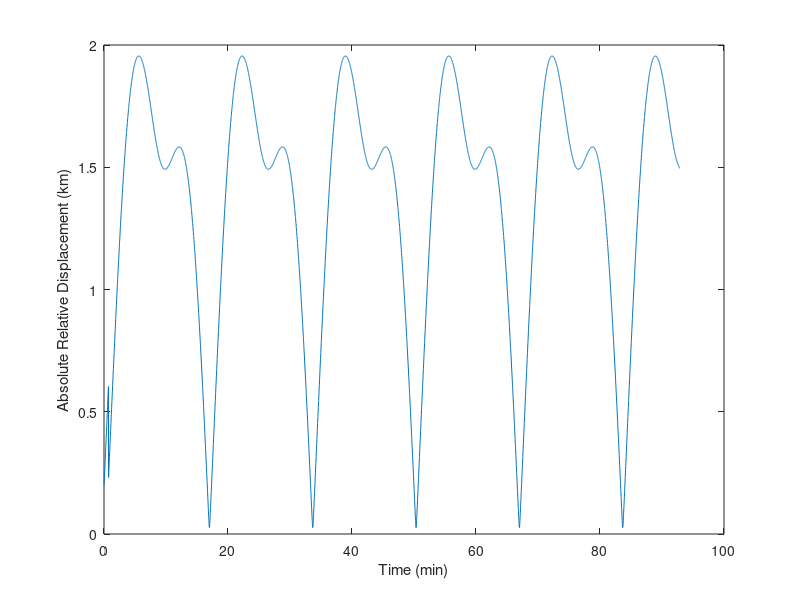
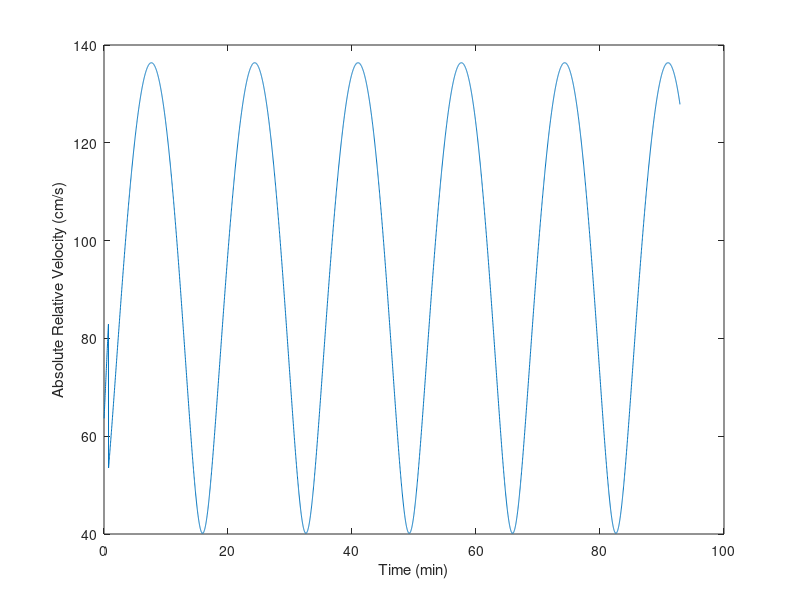
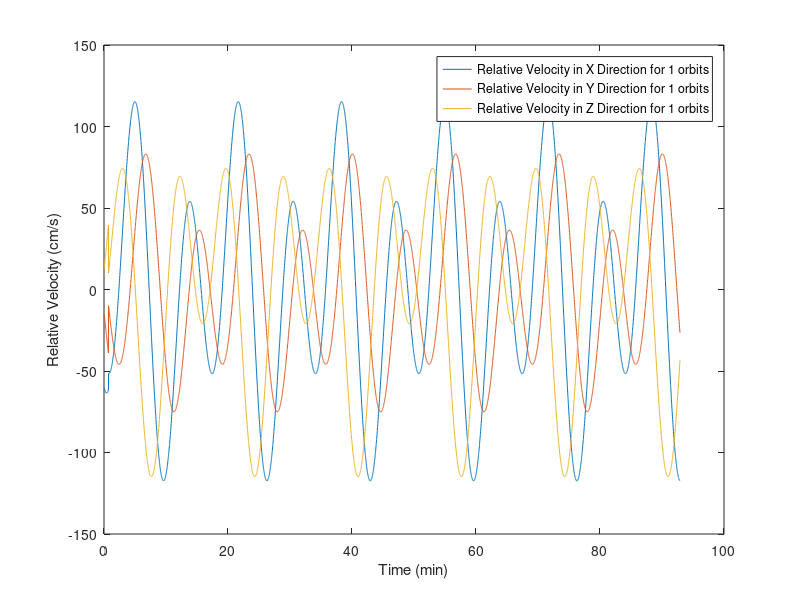
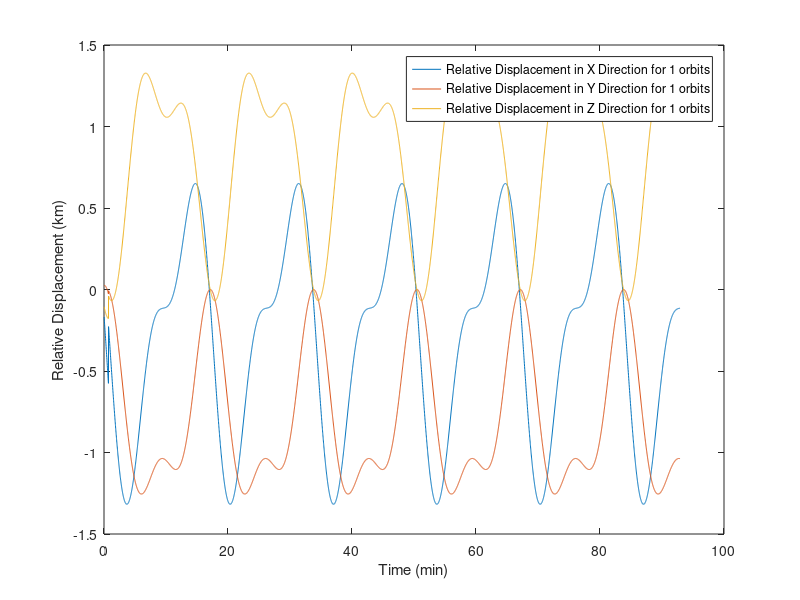

Here is the MATLAB script that generated these plots, in order:
%=======================Rascal Senior Design===============================
%============================RCL-C-NAV3====================================
%=======================Author: Tom Moline=================================
%=====================Approval: Nate Richard===============================
%=====================Revision: - =========================================
%===============Last Edit Date: October 21, 2013===========================

%============================Summary=======================================
%This script plots the orbits of two spacecraft over a specified period of
%time, provided an inital relative velocity vector and relative position.

%============================Inputs========================================
% rd_ = Inital Relative Displacement Vector, [x;y;z] (km)
% vd_ = Initial Relative Velocity Vector, [vx;vy;vz] (km/s)
% r_=Inital Displacement Vector Relative to Earth Focal Point [x;y;z](km) 
% v_=Inital Velocity Vector Relative to Earth Focal Point [vx;vy;vz] (km/s)
% t = Time over Which to Plot Results
%
% Note: All variables with an underscore are vectors 
 

%===========================Outputs========================================
% Plot of orbits over a specified time

%==========================Begin Code======================================

clear
clc

%========================Define Constants==================================

mew = 398600; %Gravity Constant for Earth
re=6371; % Radius of Earth, km

%=========================Define Inital Conditions=========================

r_ = [3212.59    4572    -3877.23]; % km
v_ = [-6.379    1.003    -4.106]; % km/s
dr_=[0 0 0]; %km
dv_=[0.0005 0 0]; %km/s

for i=1:3
    r_(2,i)=r_(1,i)+dr_(1,i);
    v_(2,i)=v_(1,i)+dv_(1,i);
end

%======================Find Period of Orbit================================
for i=1:2
    r(i) = sqrt( r_(i,1)^2+r_(i,2)^2+r_(i,3)^2);
    a(i)= r(i)/(2-((r(i)*(v_(i,1)^2+v_(i,2)^2+v_(i,3)^2))/mew));
    T(i)=(2*pi)/sqrt(mew)*a(i)^(3/2);
    t(i)=T(i)/1000;
end

%===========================Define Plot Range==============================

plotrange=T(1);

for i=1:2
%===================Find Specific Momentum Vector==========================
    tempr_=[r_(i,1) r_(i,2) r_(i,3)];
    tempv_=[v_(i,1) v_(i,2) v_(i,3)];
    v(i)=sqrt(dot(tempv_,tempv_));
    htemp_ = cross(tempr_,tempv_);
    h(i) = sqrt(dot(htemp_,htemp_));
%========================Find Eccentricity=================================
    tempe_ = (1/mew)*((v(i)^2-(mew/r(i)))*tempr_-dot(tempr_,tempv_)*tempv_);
    e(i)=sqrt(dot(tempe_,tempe_));
%===========================Find Semi-Major Axis===========================
    tempN_ = cross([0 0 1], htemp_);
    N(i) = sqrt(dot(tempN_,tempN_));

%========================Find Argument of Perigee==========================
    if(tempe_(3) < 0)
        w(i)=2*pi() - w;
    else
        w(i) = acos(dot(tempN_,tempe_)/(N(i)*e(i)));
    end

%=========================Find True Anomaly================================
    theta(i)= acos(dot(tempe_,tempr_)/(e(i)*r(i)));
    if (theta < 0)
        theta(i) = 2*pi-theta;
    else
        theta(i)=theta(i);
    end
%===========================Find Inclination===============================
    inc(i) = acos( htemp_(3) / h(i));
%===============Find Longitude of Ascending Node===========================
    if( tempN_(2) < 0)
        omega(i) = 2*pi - acos(tempN_(1)/N(i));
    else
        omega(i) = acos(tempN_(1)/N(i));
    end

%========================Find Mean Anomaly=================================
    Mnot(i) = 2*atan(sqrt((1-e(i))/(1+e(i)))*tan(theta(i)/2))-(e(i)*sqrt(1-e(i)^2)*sin(theta(i)))/(1+e(i)*cos(theta(i)));
    Enot(i) = acos((e(i)+cos(theta(i)))/(1+e(i)*cos(theta(i))));
    E=Enot(i);
    M=Mnot(i);
    
%=========================Create Perifocal Transformation Matrix===========
    QXx_=[-sin(omega(i))*cos(inc(i))*sin(w(i))+cos(omega(i))*cos(w(i)), cos(omega(i))*cos(inc(i))*sin(w(i))+sin(omega(i))*cos(w(i)), sin(inc(i))*sin(w(i));...
            -sin(omega(i))*cos(inc(i))*cos(w(i))-cos(omega(i))*sin(w(i)), cos(omega(i))*cos(inc(i))*cos(w(i))-sin(omega(i))*sin(w(i)), sin(inc(i))*cos(w(i));...
            sin(omega(i))*sin(inc(i)), -cos(omega(i))*sin(inc(i)), cos(inc(i))];
    
%===========================Create Geocentric Transformation Matrix========
    QxX_=[-sin(omega(i))*cos(inc(i))*sin(w(i))+cos(omega(i))*cos(w(i)), -sin(omega(i))*cos(inc(i))*cos(w(i))-cos(omega(i))*sin(w(i)), sin(omega(i))*sin(inc(i));...
            cos(omega(i))*cos(inc(i))*sin(w(i))+sin(omega(i))*cos(w(i)), cos(omega(i))*cos(inc(i))*cos(w(i))-sin(omega(i))*sin(w(i)), -cos(omega(i))*sin(inc(i));...
            sin(w(i))*sin(inc(i)), cos(w(i))*sin(inc(i)), cos(inc(i))];
    

    for k=1:plotrange
%========================Find Eccentric Anomaly============================
        E_ratio=1;
        M = M + sqrt(mew/a(i)^3)*(t(i));
        if M<pi
            E=M+e/2;
        else
            E=M-e/2; 
        end
    
        while E_ratio>10^-8
            E_new=E-e(i)*sin(E)-M;
            E_prime=1-e(i)*cos(E);
            E_ratio=E_new/E_prime;
            E=E-E_ratio;
        end
        thetatemp=2*atan(sqrt((1+e(i))/(1-e(i)))*tan(E(1)/2));
        rp_=(h(i)^2/mew)*(1/(1+e(i)*cos(thetatemp)))*[cos(thetatemp);sin(thetatemp);0];
        vp_=(mew/h(i))*[-sin(thetatemp);e(i)+cos(thetatemp);0];

%==============================Define Perifocal Quantities=================
        r_temp=QxX_*rp_;
        v_temp=QxX_*vp_;
    
        rtemp_=r_temp.';
        vtemp_=v_temp.';
    
        x(i,k)=rtemp_(1);
        y(i,k)=rtemp_(2);
        z(i,k)=rtemp_(3);
        
        dx(i,k)=vtemp_(1);
        dy(i,k)=vtemp_(2);
        dz(i,k)=vtemp_(3);
    end
end

for k=1:plotrange
    dr_realtime(k)=((x(1,k)-x(2,k))^2+(y(1,k)-y(2,k))^2+(z(1,k)-z(2,k))^2)^(1/2);
    dv_realtime(k)=((dx(1,k)-dx(2,k))^2+(dy(1,k)-dy(2,k))^2+(dz(1,k)-dz(2,k))^2)^(1/2);
    dx_realtime(k)=dx(1,k)-dx(2,k);
    dy_realtime(k)=dy(1,k)-dy(2,k);
    dz_realtime(k)=dz(1,k)-dz(2,k);
    x_realtime(k)=x(1,k)-x(2,k);
    y_realtime(k)=y(1,k)-y(2,k);
    z_realtime(k)=z(1,k)-z(2,k);
end

%cc=jet(2);
satellite=['Target';'Chaser'];

tstep=1:plotrange;
orbitnumber=plotrange/T(1);


figure(1)
plot(tstep./60,dr_realtime)
xlabel('Time (min)')
ylabel('Absolute Relative Displacement (km)')

figure(2)
plot(tstep./60,dv_realtime.*100000)
xlabel('Time (min)')
ylabel('Absolute Relative Velocity (cm/s)')

figure(3)
plot(tstep./60,dx_realtime.*100000,tstep./60,dy_realtime.*100000,tstep./60,dz_realtime.*100000)
legend(['Relative Velocity in X Direction for ', num2str(orbitnumber) ' orbits'],...
    ['Relative Velocity in Y Direction for ', num2str(orbitnumber), ' orbits'],...
    ['Relative Velocity in Z Direction for ', num2str(orbitnumber), ' orbits'] )
xlabel('Time (min)')
ylabel('Relative Velocity (cm/s)')

figure(4)
plot(tstep./60,x_realtime,tstep./60,y_realtime,tstep./60,z_realtime)
legend(['Relative Displacement in X Direction for ', num2str(orbitnumber) ' orbits'],...
    ['Relative Displacement in Y Direction for ', num2str(orbitnumber), ' orbits'],...
    ['Relative Displacement in Z Direction for ', num2str(orbitnumber), ' orbits'] )
xlabel('Time (min)')
ylabel('Relative Displacement (km)')




